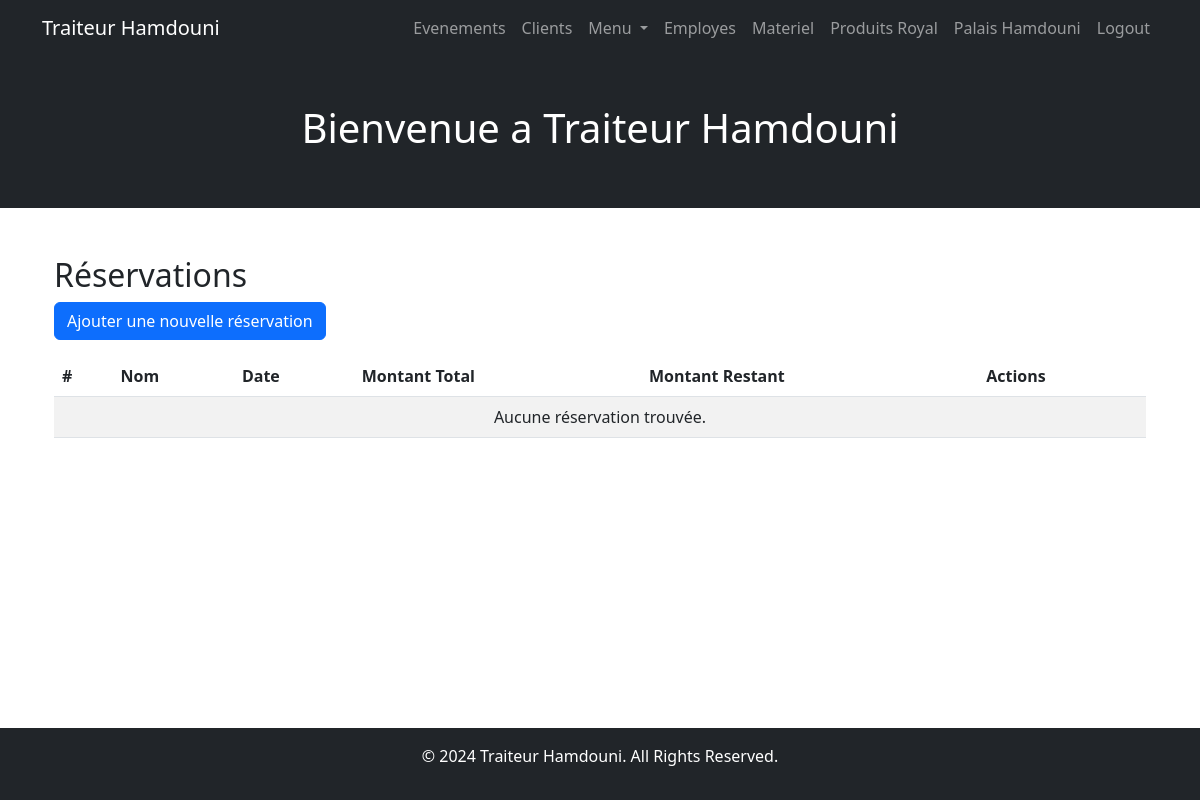
Page /reservations/ (signed in) on the earlier database version.
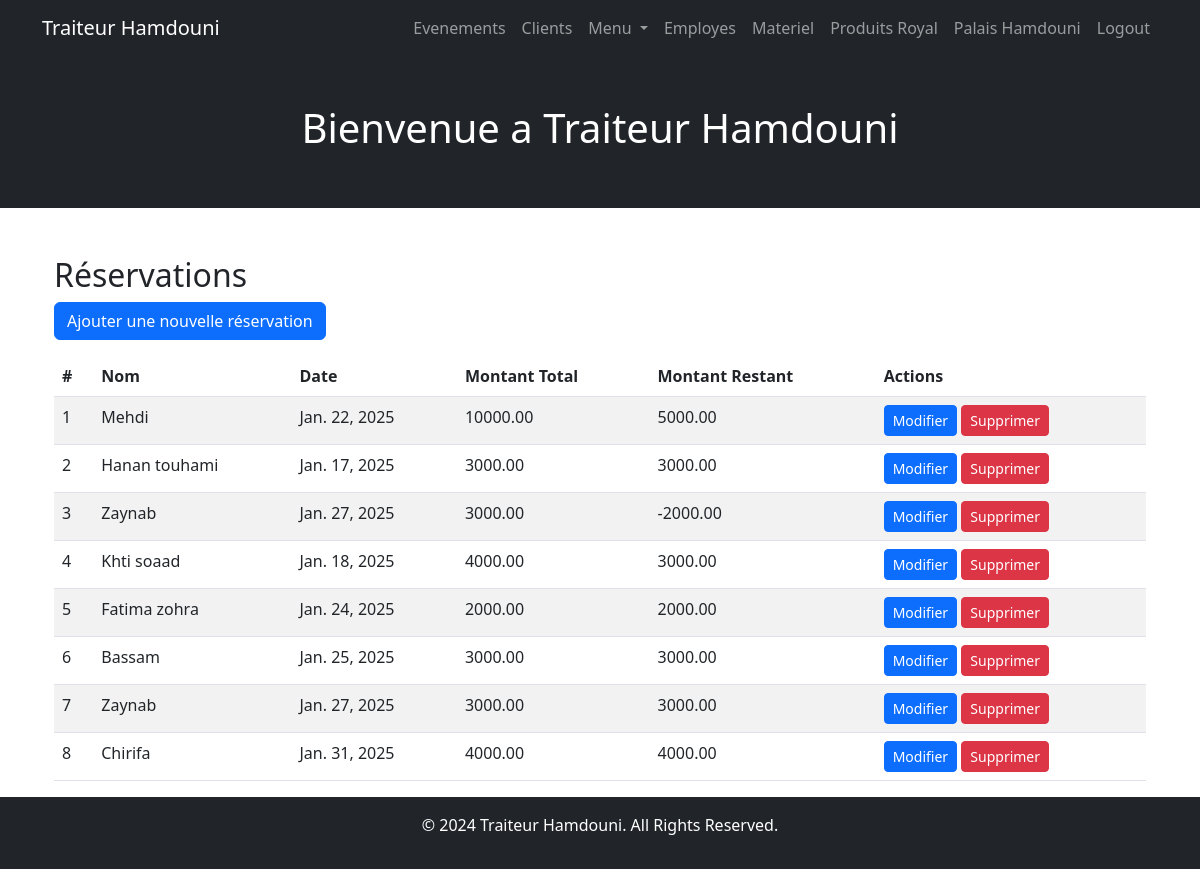
Same page on the later database version.
### reservation/models.py (models this page shows, shortened)
class Reservation(models.Model):
    name = models.CharField(max_length=255, verbose_name="Client Name")
    date = models.DateField(verbose_name="Reservation Date")
    decorations_required = models.BooleanField(default=False, verbose_name="Decorations Required")
    traiteur_required = models.BooleanField(default=False, verbose_name="Traiteur Required")
    traiteur_name = models.CharField(max_length=255, blank=True, null=True, verbose_name="Caterer Name")
    total_amount = models.DecimalField(max_digits=10, decimal_places=2, verbose_name="Total Amount")
    advance_amount = models.DecimalField(max_digits=10, decimal_places=2, verbose_name="Advance Amount")
    notes = models.TextField(blank=True, null=True, verbose_name="Notes")
    @property
    def remaining_amount(self):
        return self.total_amount - self.advance_amount

### reservation/views.py (the view)
# urls.py: path('', reservation_list, name='reservation_list'),
def reservation_list(request):
    reservations = Reservation.objects.all()
    return render(request, 'reservations/reservation_list.html', {'reservations': reservations})

### reservation/templates/reservations/reservation_list.html (shortened to what this page needs)
{% extends 'base.html' %}
{% block content %}
<div class="container mt-4">
    <h2>Réservations</h2>
    <a href="{% url 'reservations:add_reservation' %}" class="btn btn-primary mb-3">Ajouter une nouvelle réservation</a>
    <table class="table table-striped">
        <thead>
            <tr>
                <th>#</th>
                <th>Nom</th>
                <th>Date</th>
                <th>Montant Total</th>
                <th>Montant Restant</th>
                <th>Actions</th>
            </tr>
        </thead>
        <tbody>
            {% for reservation in reservations %}
            <tr>
                <td>{{ forloop.counter }}</td>
                <td>{{ reservation.name }}</td>
                <td>{{ reservation.date }}</td>
                <td>{{ reservation.total_amount }}</td>
                <td>{{ reservation.remaining_amount }}</td>
                <td>
                    <a href="{% url 'reservations:edit_reservation' reservation.id %}" class="btn btn-sm btn-primary">Modifier</a>
                    <form method="post" action="{% url 'reservations:delete_reservation' reservation.id %}" style="display:inline;">
                        <button type="submit" class="btn btn-sm btn-danger">Supprimer</button>
                    </form>
                </td>
            </tr>
            {% empty %}
            <tr>
                <td colspan="6" class="text-center">Aucune réservation trouvée.</td>
            </tr>
            {% endfor %}
        </tbody>
    </table>
</div>
{% endblock %}

Differences in the rows shown:
added Reservation: name "Mehdi", date "Jan. 22, 2025", total_amount "10000.00", remaining_amount "5000.00"
added Reservation: name "Hanan touhami", date "Jan. 17, 2025", total_amount "3000.00", remaining_amount "3000.00"
added Reservation: name "Zaynab", date "Jan. 27, 2025", total_amount "3000.00", remaining_amount "-2000.00"
added Reservation: name "Khti soaad", date "Jan. 18, 2025", total_amount "4000.00", remaining_amount "3000.00"
added Reservation: name "Fatima zohra", date "Jan. 24, 2025", total_amount "2000.00", remaining_amount "2000.00"
added Reservation: name "Bassam", date "Jan. 25, 2025", total_amount "3000.00", remaining_amount "3000.00"
added Reservation: name "Zaynab", date "Jan. 27, 2025", total_amount "3000.00", remaining_amount "3000.00"
added Reservation: name "Chirifa", date "Jan. 31, 2025", total_amount "4000.00", remaining_amount "4000.00"
Other differences:
text no longer shown: "Aucune réservation trouvée."
